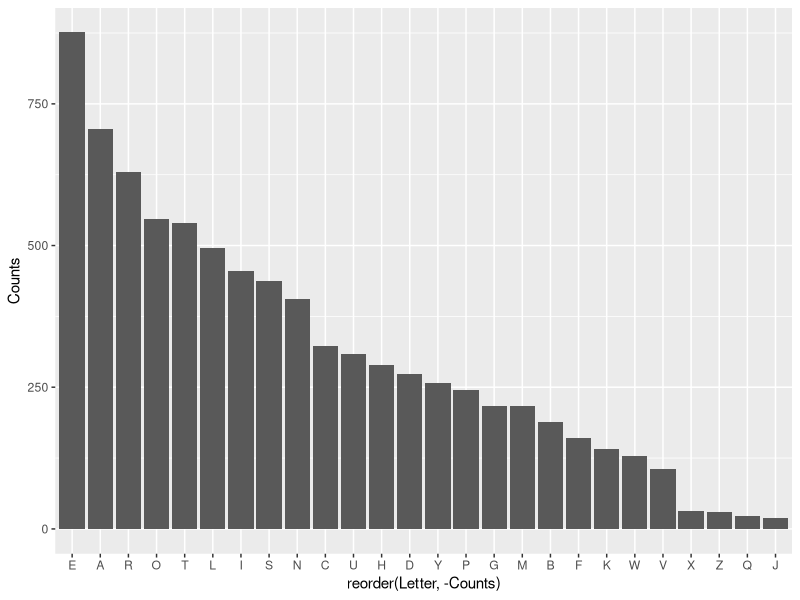
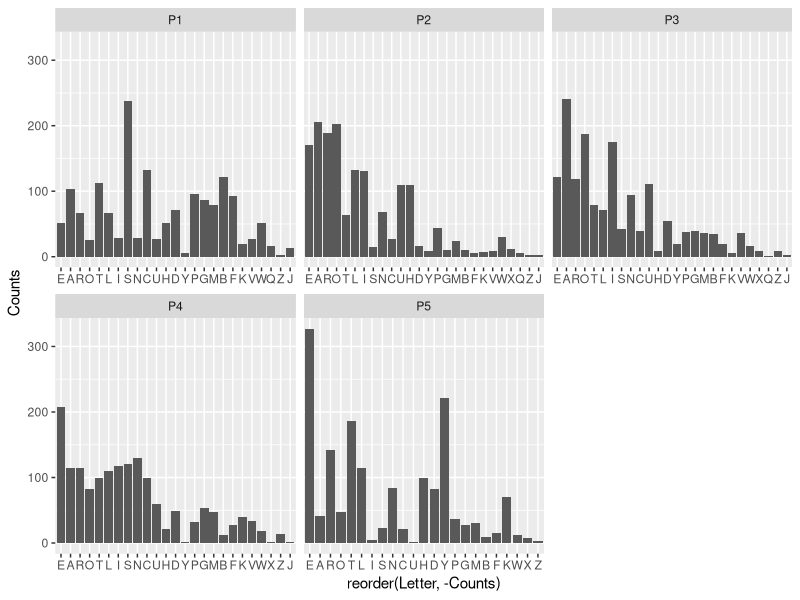
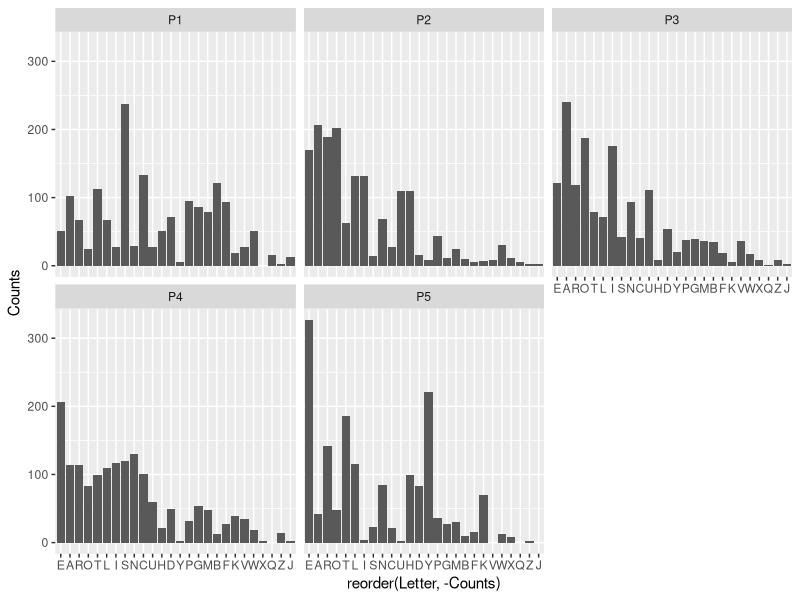
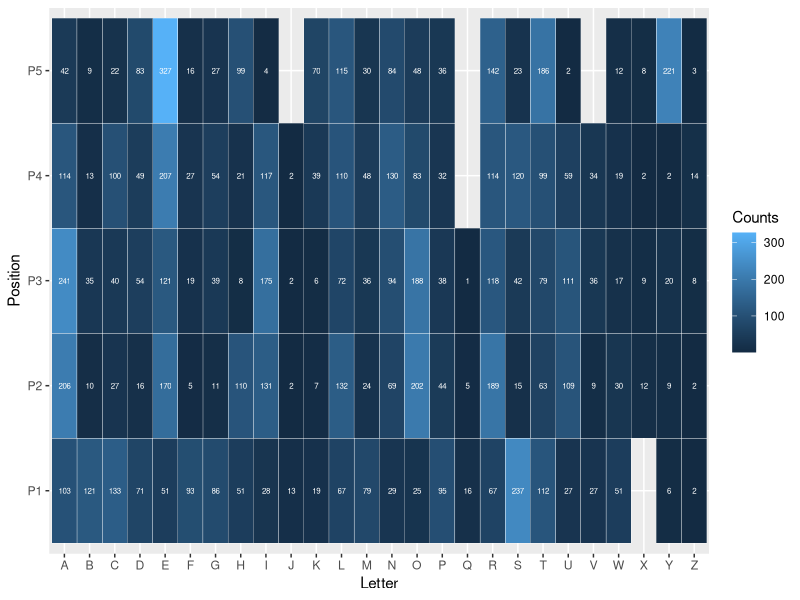
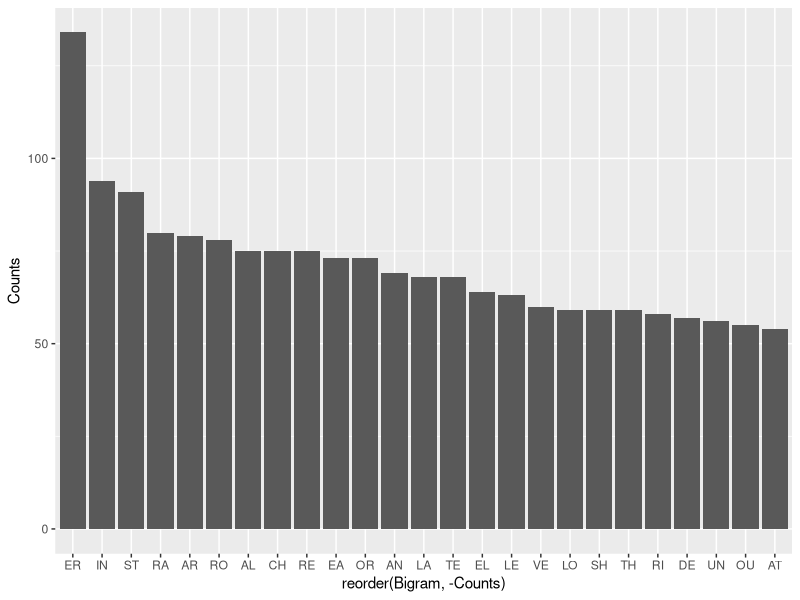
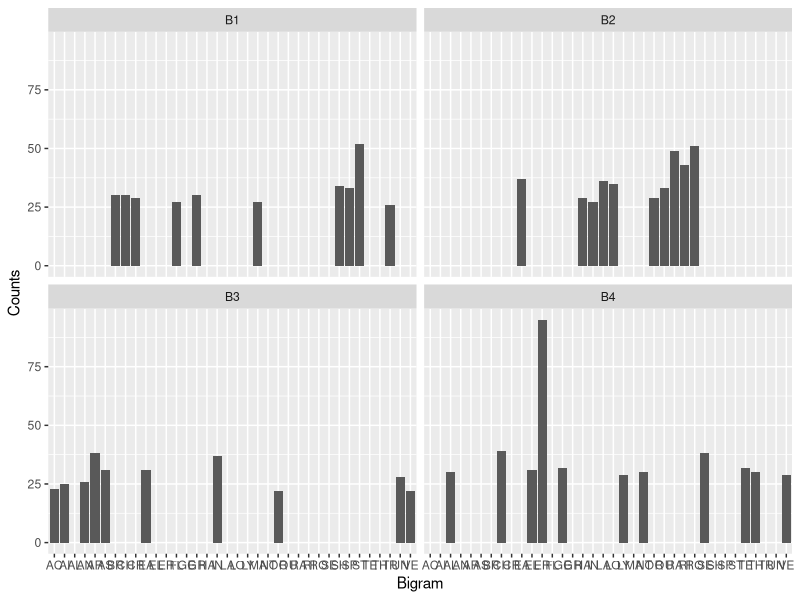
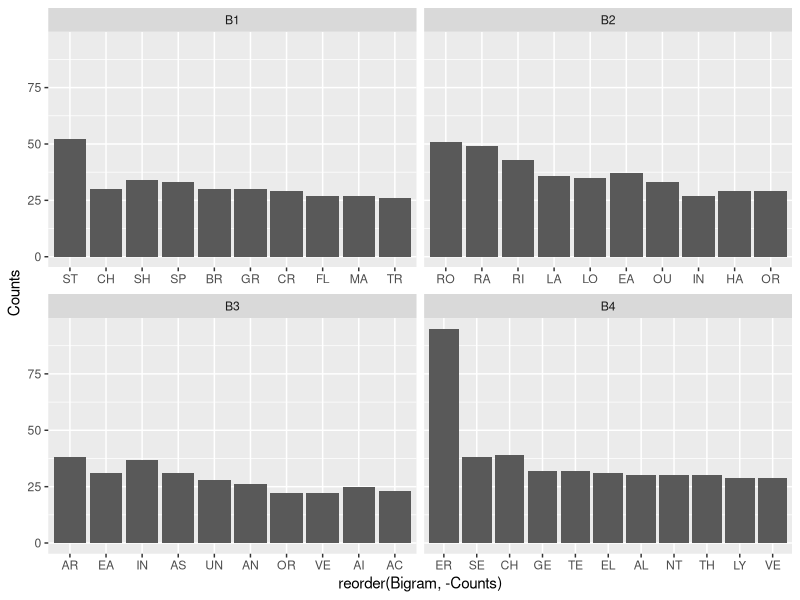

The R script that drew these images, in order:
## ---- chunk 1
knitr::opts_chunk$set(echo = FALSE)
## ---- chunk 2
library(ggplot2) # plot visualization
library(dplyr)   # data analysis (summarizing, filtering, etc)
library(tidyr)   # reshaping data (pivot, etc)
library(stringr) # string manipulation (used for bigrams) ok actually i realized paste would work for my bigram graphs but keeping this library in case i need to do other string stuff 
library(kableExtra)
library(gridExtra)
## ---- chunk 3
# I scrapped this data from 
# https://wordfinder.yourdictionary.com/wordle/answers/
# and added what I thought to be relevant data columns 
# some column names are easy to understand 
# I will add some section explaining what the dataset columns mean

wordle_data <- read.csv("wordle_data.csv")

wordle_data %>% kbl() %>% kable_styling() %>% 
  scroll_box(width = "100%", height = "400px")
## ---- chunk 4
letter_frequency <- wordle_data %>% 
  select(P1, P2, P3, P4, P5) %>% 
  pivot_longer(cols = c(P1, P2, P3, P4, P5), names_to = "Position", values_to = "Letter") %>% 
  group_by(Letter) %>% 
  summarise(Counts = n()) %>% 
  arrange(-Counts)
  

head(letter_frequency, n = 4)
tail(letter_frequency, n = 4)

letter_frequency

letter_frequency %>% 
  ggplot(aes(x = reorder(Letter,-Counts), y = Counts)) + geom_col()
## ---- chunk 5
# x = letter
# y = position 
# heatmap 


positional_letter_frequency <- wordle_data %>% 
  select(P1, P2, P3, P4, P5) %>% 
  pivot_longer(cols = c(P1, P2, P3, P4, P5), names_to = "Position", values_to = "Letter") %>% 
  group_by(Position, Letter) %>% 
  summarise(Counts = n()) %>% 
  arrange(Position, -Counts)

positional_letter_frequency

positional_letter_frequency %>% 
  ggplot(aes(x = reorder(Letter, -Counts), y = Counts)) + 
  geom_col() + 
  facet_wrap(~Position, scales = "free_x")

positional_letter_frequency %>% 
  ggplot(aes(x = reorder(Letter, -Counts), y = Counts)) + 
  geom_col() + 
  facet_wrap(~Position)

positional_letter_frequency %>%
  ggplot(aes(x = Letter, y = Position, fill = Counts)) +
  geom_tile(color = "White") + 
  geom_text(aes(label = Counts), color = "White", size = 2) #+
  #scale_fill_gradient(low = "salmon", high = "darkred")

# filter and plot
# vowels first 
# or maybes just vowels

## ---- chunk 6
# so I found this data on kaggle
# https://www.kaggle.com/code/bcruise/wordle-letter-frequencies
# and towards the end they do common bigram analysis 
# will do that with my data 
# so I can use P1, P2, P3, P4, P5
# this holds the individual letters by position

bigrams <- wordle_data %>% 
  mutate (B1 = paste0(P1, P2),  # paste0 no separator by default
          B2 = paste0(P2, P3),
          B3 = paste0(P3, P4),
          B4 = paste0(P4, P5)) %>% 
  select(B1, B2, B3, B4) %>% 
  pivot_longer(cols = everything(), names_to = "Position", values_to = "Bigram") %>% # names_to = col name to create from specified cols before, values_to = new column to create from values in each cell.
  group_by(Bigram) %>% 
  summarise(Counts = n()) %>% 
  arrange(-Counts)
 


bigrams

## ---- chunk 7

# plotting bigram data
# code below bad 
# didnt realize i had 354 possible bigrams

# bigrams %>% ggplot(aes(x = Bigram)) + geom_bar()

# instead lets take top bigrams 
top_bigrams <- bigrams %>% head(25)
top_bigrams

# top_bigrams %>% ggplot(aes(x = Bigram)) + geom_bar()

# https://r-resources.massey.ac.nz/rgcookbook/RECIPE-BAR-GRAPH-COUNTS.html
# section 3.3.4

# geom_col uses stat_identity by default so I can pass in the pre-calculated counts
top_bigrams %>% ggplot(aes(x = reorder(Bigram, -Counts), y = Counts)) + geom_col()

# will add labels and stuff later. 
## ---- chunk 8

bigrams_by_position <- wordle_data %>% 
  mutate (B1 = paste0(P1, P2),  # paste0 no separator by default
          B2 = paste0(P2, P3),
          B3 = paste0(P3, P4),
          B4 = paste0(P4, P5)) %>% 
  select(B1, B2, B3, B4) %>% 
  pivot_longer(cols = everything(), names_to = "Position", values_to = "Bigram") %>%  # names_to = col name to create from specified cols before, values_to = new column to create from values in each cell.
  group_by(Position, Bigram) %>% 
  summarise(Counts = n()) %>% 
  arrange(Position, -Counts)
 
bigrams_by_position
## ---- chunk 9
# just taking 10 from each position
# b4 has a tie

top_bigrams_by_pos <- bigrams_by_position %>%
  group_by(Position) %>%
  slice_max(Counts, n = 10)

top_bigrams_by_pos

# positional bigrams do not share same x axis :(
top_bigrams_by_pos %>% ggplot(aes(x = Bigram, y = Counts)) + geom_col() + facet_wrap(~Position)

# fixed here
# ok why is this not reordering?? 
top_bigrams_by_pos %>% ggplot(aes(x = reorder(Bigram, -Counts), y = Counts)) + geom_col() + facet_wrap(~Position, scales = "free_x")
## ---- chunk 10
october_data_2024 <- wordle_data %>% 
  filter(Month == "October", Year == "2024") %>% 
  arrange(Wordle.Number)

october_data_2024

october_data_2025 <- wordle_data %>% 
  filter(Month == "October", Year == "2025") %>% 
  arrange(Wordle.Number)

october_data_2025

october_data_2024 %>% 
  filter(Has.repeated.letters == TRUE) %>% 
  summarise(counts = n())

october_data_2025 %>% 
  filter(Has.repeated.letters == TRUE) %>% 
  summarise(counts = n())



october_data_2024 %>% 
  filter(Ends.with.Y == TRUE) %>% 
  summarise(counts = n())

october_data_2025 %>% 
  filter(Ends.with.Y == TRUE) %>% 
  summarise(counts = n())




november_data_2025 <- wordle_data %>% 
  filter(Month == "November", Year == "2025") %>% 
  arrange(Wordle.Number)



november_data_2025
